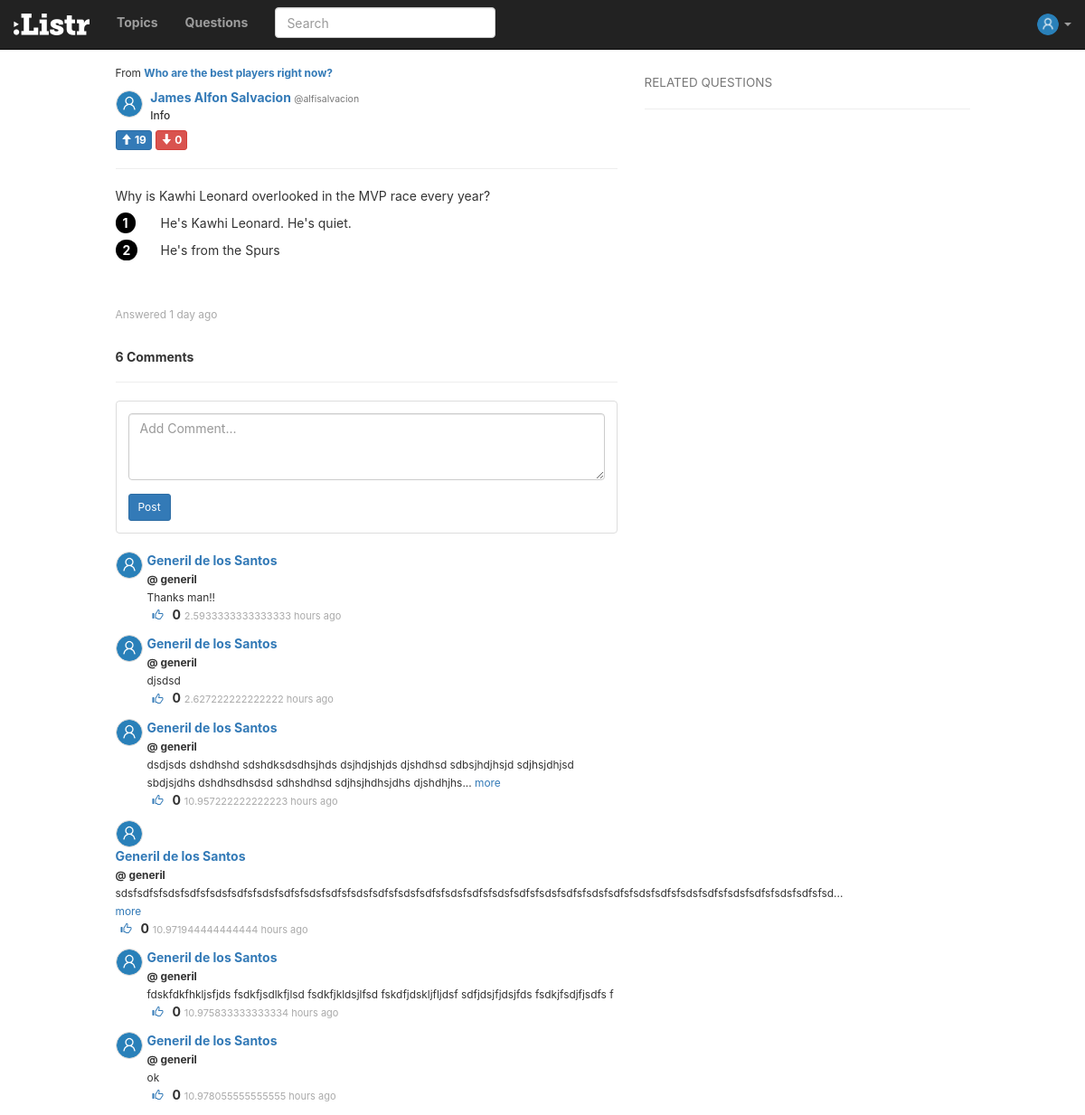
Page /answer/25/ (signed in) on the committed database.
### questions/models.py (models this page shows, shortened)
class Answer(models.Model):
	description = models.CharField(max_length = 100, default = "Description")
	question = models.ForeignKey(Question, on_delete = models.CASCADE)
	respondent = models.ForeignKey(User, on_delete = models.CASCADE)
	answer_date = models.DateTimeField(auto_now_add=True)
	upvotes = models.IntegerField(default = 0)
	downvotes = models.IntegerField(default = 0)
	def __unicode__(self):
		return self.description
	class Meta:
		ordering = ['-answer_date']

class Question(models.Model):
	question = models.CharField(max_length = 30)
	details = models.CharField(max_length = 100, default = "")
	questioner = models.ForeignKey(User, on_delete = models.CASCADE)
	question_date = models.DateTimeField(auto_now_add=True)
	upvotes = models.IntegerField(default = 0)
	downvotes = models.IntegerField(default = 0)
	topic = models.ForeignKey(Topic, blank = True, null = True, on_delete = models.CASCADE)
	def __unicode__(self):
		return self.question
	class Meta:
		ordering = ['-question_date']

class Instruction(models.Model):
	instruction = models.CharField(max_length = 100)
	answer = models.ForeignKey(Answer, on_delete = models.CASCADE)
	number = models.IntegerField(default = 1)
	image = models.FileField(blank=True)
	def __unicode__(self):
		return self.instruction
	class Meta:
		ordering = ['number']

class Comment(models.Model):
	comment = models.CharField(max_length = 50)
	answer = models.ForeignKey(Answer, on_delete = models.CASCADE)
	commenter = models.ForeignKey(User, on_delete = models.CASCADE)
	comment_date = models.DateTimeField(auto_now_add=True)
	likes = models.IntegerField(default = 0)
	class Meta:
		ordering = ['-comment_date']

### questions/views.py (the view)
# urls.py: url(r'^answer/(?P<answer_id>[0-9]+)/$', views.answer_detail, name='answer_detail'),
def answer_detail(request, answer_id):
	if not request.user.is_authenticated:
		return redirect('/')
	answer = Answer.objects.get(id = answer_id)
	instructions = Instruction.objects.filter(answer = answer)
	comment_date = []
	date_relative = prettydate(answer.answer_date)
	comments = Comment.objects.filter(answer = answer)
	lencomments = len(comments)
	for item in comments:
		if isinstance(item.comment_date, datetime):
			tmp = prettydate(item.comment_date)
		else:
			tmp = "No date specified"
		comment_date.append(tmp)
	zipped_data = zip(comments, comment_date)
	context = {
		'answer': answer,
		'instructions': instructions,
		'date': date_relative,
		'comments': zipped_data,
		'lencomments': lencomments
	}
	return render(request, 'answer_select.html', context)

### questions/views.py (called while the page is built)
def prettydate(d):
	utc = UTC()
	diff = datetime.now(utc) - d
	s = diff.seconds
	if diff.days > 7 or diff.days < 0:
		return d.strftime('%b %d, %y')
	elif diff.days == 1:
		return '1 day ago'
	elif diff.days > 1:
		return '{} days ago'.format(diff.days)
	elif s <= 1:
		return 'just now'
	elif s < 60:
		return '{} seconds ago'.format(s)
	elif s < 120:
		return '1 minute ago'
	elif s < 3600:
		return '{} minutes ago'.format(s/60)
	elif s < 7200:
		return '1 hour ago'
	else:
		return '{} hours ago'.format(s/3600)

	def utcoffset(self, dt):
		return ZERO

	def dst(self, dt):
		return ZERO

### questions/templates/answer_select.html (shortened to what this page needs)
{% extends "base.html" %}
{% load static %}
{% block styles %}
  <link rel="stylesheet" href="{% static 'questions/css/steps.css' %}">
{% endblock %}
{% block content %}
  <small>From <b><a href="/questions/{{answer.question.id}}">{{answer.question}}</a></b></small>
  <div class="row" style="margin-top:10px; margin-bottom:10px;">
    <div class="col-xs-1">
      <img class="center-cropped" src="{% static 'questions/assets/default-user-avatar.png' %}" height="30px" width="30px">
    </div>
    <div class="col-xs-11" style="padding-left: 5px;">
      <h5 style="font-weight:bold; margin-top:0px; margin-bottom:5px;">
      <a href="{% url 'profile' answer.respondent.id %}">
        {{answer.respondent.first_name}} {{ answer.respondent.last_name}}
      </a>
        <small>@{{answer.respondent.username}}</small></h5>
      <h6 style="margin-bottom:0px; margin-top:5px;">Info</h6>
    </div>
  </div>
  <div style="margin-top: 5px;">
        <form action="{% url 'answer_upvote' answer.id %}?next={{ request.path }}" method="POST" style="display:inline-block;">
            <button type="submit" class="btn btn-primary btn-xs">
              <span class="glyphicon glyphicon-arrow-up"></span>
              <span style="font-weight:bold">{{answer.upvotes}}</span>
            </button>
        </form>
        <form class="" action="{% url 'answer_downvote' answer.id %}?next={{ request.path }}" method="POST" style="display:inline-block;">
            <button type="submit" class="btn btn-danger btn-xs">
              <span class="glyphicon glyphicon-arrow-down"></span>
              <span style="font-weight:bold">{{answer.downvotes}}</span>
            </button><br>
        </form>
  </div>
  <hr>
  <p style="word-wrap: break-word;">{{answer}}</p>
  <ol class="instructions">
    {% for step in instructions %}
    <li style="word-wrap: break-word" class="more"><span>{{step}}</span></li>
    {% endfor %}
  </ol>
  <br><br>
  <small style="color:darkgray">Answered {{date}}</small>
{% endblock %}
{% block comments %}
  {% include "comments.html" %}
{% endblock %}
{% block rightbar %}
  {% include "rightbar/related.html" %}
{% endblock %}

### questions/templates/comments.html (shortened to what this page needs)
{% load static %}
<br><br>
{% if lencomments > 1 %}
  <h5 style="font-weight:bold">{{lencomments}} Comments</h5>
{% elif lencomments == 1 %}
  <h5 style="font-weight:bold">1 Comment</h5>
{% else %}
  <h5 style="font-weight:bold">No Comments</h5>
{% endif %}
<hr>
<div class="thumbnail">
  <div class="caption">
    <form class="" action="{% url 'addcomment' answer_id=answer.pk%}" method="POST">
      <div class="form-group">
        <textarea id="commentarea" class="form-control" rows="3" name="comment" maxlength="500" placeholder="Add Comment..."></textarea>
      </div>
      <button type="submit" class="btn btn-primary btn-sm">Post</button>
    </form>
  </div>
</div>
<div class="actionBox">
  <ul class="commentList">
    {% for comment, comment_date in comments %}
    <li>
      <div class="commenterImage">
        <img class="center-cropped" src="{% static 'questions/assets/default-user-avatar.png' %}" width="30px" height="30px">
      </div>
      <div class="commentText">
        <p style="font-weight:bold">
        <a href="{% url 'profile' comment.commenter.id %}">
          {{comment.commenter.first_name}} {{comment.commenter.last_name}}
        </a>
        <br>
        <small>@ {{comment.commenter}}</small>
        </p>
        <small class="more" style="word-wrap: normal;"> {{comment.comment}} </small><br>
        <form action="{% url 'likecomment' comment.id %}?next={{ request.path }}" method="POST" style="display:inline-block;">
            <button type="submit" class="btn btn-xs btn-link" style="text-decoration:none;">
              <span class="glyphicon glyphicon-thumbs-up"></span>
            </button>
            <span style="font-weight:bold">{{comment.likes}}</span>
        </form>
        <span class="date sub-text"> {{comment_date}} </span>
      </div>
    </li>
    {% endfor %}
  </ul>
</div>

### questions/static/questions/css/app.css (style rules this page uses)
body { font-family: -apple-system, BlinkMacSystemFont, "Segoe UI", Helvetica, Arial, sans-serif, "Apple Color Emoji", "Segoe UI Emoji", "Segoe UI Symbol"; padding-top: 70px; }
.commentList { padding: 0; list-style: none; }
.commentList li { margin: 0; margin-top: 10px; }
.commentList li>div { display: table-cell; }
.commenterImage { width: 30px; margin-right: 5px; height: 100%; float: left; }
.commenterImage img { width: 100%; border-radius: 50%; }
.commentText p, .commentText small { margin: 0; }
.sub-text { color: #aaa; font-size: 11px; }
.center-cropped { object-fit: scale-down; object-position: center; border-radius: 500px; border: 0.5px solid lightgray; }

### questions/static/questions/css/steps.css (style rules this page uses)
.instructions { margin: 0; padding: 0; list-style-type: none; list-style-position: inside; }
.instructions li { counter-increment: step-counter; margin-bottom: 10px; position: relative; }
.instructions li span { position: absolute; left: 50px; }
.instructions li::before { content: counter(step-counter); margin-right: 5px; font-size: 1em; font-weight: bold; padding: 3px 8px;; color: white; background: black; border-radius: 100px; }

### rows in the picture
Answer: question "Who are the best players right now?", respondent.first_name "James Alfon", respondent.last_name "Salvacion", respondent.username "alfisalvacion", upvotes "19", downvotes "0", description "Why is Kawhi Leonard overlooked in the MVP race every year?"
Instruction: instruction "He's Kawhi Leonard. He's quiet."
Instruction: instruction "He's from the Spurs"
Comment: commenter.first_name "Generil", commenter.last_name "de los Santos", commenter "generil", comment "Thanks man!!", likes "0", comment_date "2.5933333333333333 hours ago"
Comment: commenter.first_name "Generil", commenter.last_name "de los Santos", commenter "generil", comment "djsdsd", likes "0", comment_date "2.627222222222222 hours ago"
Comment: commenter.first_name "Generil", commenter.last_name "de los Santos", commenter "generil", comment "dsdjsds dshdhshd sdshdksdsdhsjhds dsjhdjshjds djshdhsd sdbsjhdjhsjd sdjhsjdhjsd sbdjsjdhs dshdhsdhsdsd sdhshdhsd sdjhsjhdhsjdhs djshdhjhs", likes "0", comment_date "10.957222222222223 hours ago"
Comment: commenter.first_name "Generil", commenter.last_name "de los Santos", commenter "generil", comment "sdsfsdfsfsdsfsdfsfsdsfsdfsfsdsfsdfsfsdsfsdfsfsdsfsdfsfsdsfsdfsfsdsfsdfsfsdsfsdfsfsdsfsdfsfsdsfsdfsfsdsfsdfsfsdsfsdfsfsdsfsdfsfsdsfsdfsfsd", likes "0", comment_date "10.971944444444444 hours ago"
Comment: commenter.first_name "Generil", commenter.last_name "de los Santos", commenter "generil", comment "fdskfdkfhkljsfjds fsdkfjsdlkfjlsd fsdkfjkldsjlfsd fskdfjdskljfljdsf sdfjdsjfjdsjfds fsdkjfsdjfjsdfs f", likes "0", comment_date "10.975833333333334 hours ago"
Comment: commenter.first_name "Generil", commenter.last_name "de los Santos", commenter "generil", comment "ok", likes "0", comment_date "10.978055555555555 hours ago"

### other values in the picture
{{ date }} "1 day ago"
{{ lencomments }} "6"
